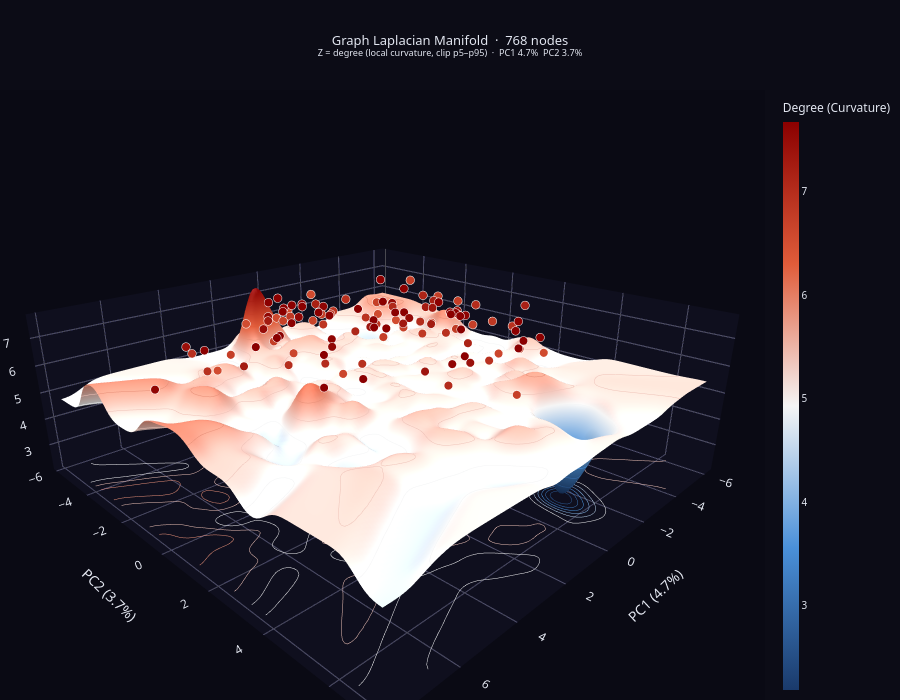

Notebook code for this chart:
### Markdown cell above
Graph Laplacian

### Code cell
import numpy as np
import plotly.graph_objects as go
import scipy.sparse as sp
from scipy.sparse.linalg import eigsh
from sklearn.decomposition import PCA
from scipy.interpolate import griddata
from scipy.ndimage import gaussian_filter

# ── point to the meta-augmented embeddings & Laplacian ────────────────
rows = embs 

# ── Helpers ────────────────────────────────────────────────────────────
def gl_to_scipy(gl) -> sp.csr_matrix:
    raw = gl.to_csr()
    return sp.csr_matrix(
        (np.asarray(raw[0]), np.asarray(raw[1]), np.asarray(raw[2])),
        shape=gl.shape()
    )

L       = gl_to_scipy(gl)   # gl = gl_meta alias set in the build cell
n_nodes = L.shape[0]
degrees = np.array(L.diagonal(), dtype=np.float64)




# ── Clip outliers ──────────────────────────────────────────────────────
p95  = np.percentile(degrees, 95)
p05  = np.percentile(degrees, 5)
z_pts = np.clip(degrees, p05, p95)


# ── 2D layout: rows (PCA) if available, else spectral embedding ────────
try:
    # 'rows' must be a (N, D) array-like already in scope
    if 'rows' not in dir() or rows is None:
        raise NameError("rows not defined")
    embs_2d  = np.array(rows[:n_nodes], dtype=np.float32)
    pca      = PCA(n_components=2)
    xy       = pca.fit_transform(embs_2d)
    x_pts, y_pts = xy[:, 0], xy[:, 1]
    var          = pca.explained_variance_ratio_
    x_label      = f'PC1 ({var[0]*100:.1f}%)'
    y_label      = f'PC2 ({var[1]*100:.1f}%)'
    subtitle     = f'PC1 {var[0]*100:.1f}%  PC2 {var[1]*100:.1f}%'

except NameError:
    # ── Fallback: Fiedler spectral embedding from L itself ────────────
    # Use the 2nd & 3rd smallest eigenvectors (skip trivial constant vec)
    k_eig = min(4, n_nodes - 1)          # need at least 3 eigenvectors
    vals, vecs = eigsh(
        L.astype(np.float64), k=k_eig, which='SM', tol=1e-5, maxiter=3000
    )
    order     = np.argsort(vals)         # sort ascending by eigenvalue
    vecs      = vecs[:, order]
    x_pts     = vecs[:, 1]              # Fiedler vector  (λ₂)
    y_pts     = vecs[:, 2]              # next eigenvector (λ₃)
    var       = None
    x_label   = f'Fiedler v (λ₂={vals[order[1]]:.3f})'
    y_label   = f'Spectral v (λ₃={vals[order[2]]:.3f})'
    subtitle  = 'spectral embedding  ·  Fiedler (λ₂) × λ₃'


# ── Interpolation on a fine grid ───────────────────────────────────────
grid_res = 120
xi = np.linspace(x_pts.min(), x_pts.max(), grid_res)
yi = np.linspace(y_pts.min(), y_pts.max(), grid_res)
Xi, Yi = np.meshgrid(xi, yi)

Zi      = griddata((x_pts, y_pts), z_pts, (Xi, Yi), method='cubic')
Zi_near = griddata((x_pts, y_pts), z_pts, (Xi, Yi), method='nearest')
Zi[np.isnan(Zi)] = Zi_near[np.isnan(Zi)]
Zi = gaussian_filter(Zi, sigma=2.5)


# ── Colorscale ────────────────────────────────────────────────────────
colorscale = [
    [0.0,  '#1a3a6b'],
    [0.25, '#4a90d9'],
    [0.5,  '#f5f5f5'],
    [0.75, '#e05c3a'],
    [1.0,  '#8b0000'],
]


# ── Surface ───────────────────────────────────────────────────────────
surface = go.Surface(
    x=Xi, y=Yi, z=Zi,
    colorscale=colorscale,
    opacity=1.0,
    showscale=True,
    colorbar=dict(
        title=dict(text='Degree (Curvature)', font=dict(size=12)),
        thickness=16, x=1.01, tickfont=dict(size=10),
    ),
    contours=dict(
        z=dict(
            show=True,
            usecolormap=True,
            highlightcolor='rgba(255,255,255,0.6)',
            project_z=True,
            start=float(Zi.min()),
            end=float(Zi.max()),
            size=(Zi.max() - Zi.min()) / 12,
        )
    ),
    lighting=dict(ambient=0.7, diffuse=0.9, specular=0.2,
                  roughness=0.6, fresnel=0.1),
    lightposition=dict(x=1000, y=1000, z=2000),
    hoverinfo='skip',
    name='Manifold',
)


# ── Hub-node scatter (top 15 % by degree) ─────────────────────────────
top_idx = np.where(degrees > np.percentile(degrees, 85))[0]
node_scatter = go.Scatter3d(
    x=x_pts[top_idx], y=y_pts[top_idx], z=z_pts[top_idx] + 1,
    mode='markers',
    marker=dict(
        size=5,
        color=degrees[top_idx],
        colorscale=colorscale,
        cmin=p05, cmax=p95,
        opacity=1.0,
        line=dict(width=0.8, color='white'),
    ),
    text=[f'Node {i}<br>degree={degrees[i]:.2f}' for i in top_idx],
    hoverinfo='text',
    name='Hub nodes (top 15%)',
)


# ── Figure ─────────────────────────────────────────────────────────────
fig = go.Figure(
    data=[surface, node_scatter],
    layout=go.Layout(
        title=dict(
            text=(
                f'Graph Laplacian Manifold  ·  {n_nodes} nodes<br>'
                f'<sup>Z = degree (local curvature, clip p5–p95)  ·  {subtitle}</sup>'
            ),
            x=0.5, font=dict(size=13, color='#e2e6f0'),
        ),
        scene=dict(
            xaxis=dict(title=x_label,
                       showgrid=True, gridcolor='rgba(100,100,160,0.25)',
                       backgroundcolor='rgb(15,15,30)', zeroline=False),
            yaxis=dict(title=y_label,
                       showgrid=True, gridcolor='rgba(100,100,160,0.25)',
                       backgroundcolor='rgb(15,15,30)', zeroline=False),
            zaxis=dict(title='Degree L_ii',
                       showgrid=True, gridcolor='rgba(100,100,160,0.25)',
                       backgroundcolor='rgb(15,15,30)', zeroline=False),
            bgcolor='rgb(10,10,20)',
            camera=dict(eye=dict(x=1.6, y=1.6, z=0.9),
                        up=dict(x=0, y=0, z=1)),
            aspectmode='manual',
            aspectratio=dict(x=1.6, y=1.6, z=0.55),
        ),
        paper_bgcolor='rgb(12,12,22)',
        font=dict(color='#e2e6f0', family='system-ui, sans-serif'),
        legend=dict(x=0.02, y=0.98, bgcolor='rgba(0,0,0,0.5)',
                    font=dict(size=11)),
        margin=dict(l=0, r=0, t=90, b=0),
        height=700,
    )
)

fig.show(renderer="vscode")

### Figure 1 — Plotly figure (JSON) as saved in the notebook; plotly's stock layout.template omitted (floating-point values rounded to 4 significant figures; data arrays with more than 128 entries replaced by an {"elided": "..."} marker saying what was removed)
{"data": [{"colorbar": {"thickness": 16, "tickfont": {"size": 10}, "title": {"font": {"size": 12}, "text": "Degree (Curvature)"}, "x": 1.01}, "colorscale": [[0, "#1a3a6b"], [0.25, "#4a90d9"], [0.5, "#f5f5f5"], [0.75, "#e05c3a"], [1, "#8b0000"]], "contours": {"z": {"end": 7.673, "highlightcolor": "rgba(255,255,255,0.6)", "project": {"z": true}, "show": true, "size": 0.4574, "start": 2.184, "usecolormap": true}}, "hoverinfo": "skip", "lighting": {"ambient": 0.7, "diffuse": 0.9, "fresnel": 0.1, "roughness": 0.6, "specular": 0.2}, "lightposition": {"x": 1000, "y": 1000, "z": 2000}, "name": "Manifold", "opacity": 1, "showscale": true, "type": "surface", "x": {"elided": "120x120 float values"}, "y": {"elided": "120x120 float values"}, "z": {"elided": "120x120 float values"}}, {"hoverinfo": "text", "marker": {"cmax": 6.1, "cmin": 4.468, "color": [216.9, 6.127, 5.826, 5.769, 5.847, 5.772, 6.131, 199.3, 5.881, 6.163, 6.154, 5.823, 5.826, 6.004, 216.8, 5.767, 6.148, 5.874, 5.808, 5.941, 241.4, 5.955, 6.13, 197.6, 5.933, 5.979, 5.861, 142.9, 5.882, 6.091, 5.773, 233.1, 5.984, 5.919, 5.791, 6.017, 5.861, 6.261, 5.814, 5.984, 210.8, 5.886, 5.946, 5.826, 6.186, 5.762, 5.898, 5.83, 174.7, 6.067, 5.818, 6.05, 6.306, 236.5, 5.906, 6.253, 6.003, 6.058, 224.1, 5.816, 5.844, 5.885, 5.992, 183.9, 6.196, 5.787, 6.071, 5.812, 229.2, 5.905, 5.848, 6.076, 212.1, 5.764, 6.105, 5.765, 5.82, 6.073, 6.07, 5.885, 149.3, 5.853, 5.759, 6.028, 6.128, 5.799, 5.804, 234.5, 5.859, 6.251, 5.957, 6.292, 6.241, 190.2, 6.045, 5.981, 5.881, 163.5, 6.228, 6.077, 5.956, 5.904, 5.881, 215.4, 6.075, 5.819, 6.007, 6.23, 5.883, 155.7, 5.903, 5.849, 5.792, 6.025, 6.795, 5.764], "colorscale": [[0, "#1a3a6b"], [0.25, "#4a90d9"], [0.5, "#f5f5f5"], [0.75, "#e05c3a"], [1, "#8b0000"]], "line": {"color": "white", "width": 0.8}, "opacity": 1, "size": 5}, "mode": "markers", "name": "Hub nodes (top 15%)", "text": ["Node 0<br>degree=216.86", "Node 6<br>degree=6.13", "Node 8<br>degree=5.83", "Node 10<br>degree=5.77", "Node 13<br>degree=5.85", "Node 18<br>degree=5.77", "Node 28<br>degree=6.13", "Node 38<br>degree=199.33", "Node 45<br>degree=5.88", "Node 48<br>degree=6.16", "Node 58<br>degree=6.15", "Node 63<br>degree=5.82", "Node 64<br>degree=5.83", "Node 68<br>degree=6.00", "Node 76<br>degree=216.79", "Node 78<br>degree=5.77", "Node 86<br>degree=6.15", "Node 87<br>degree=5.87", "Node 92<br>degree=5.81", "Node 110<br>degree=5.94", "Node 114<br>degree=241.36", "Node 120<br>degree=5.95", "Node 124<br>degree=6.13", "Node 152<br>degree=197.58", "Node 154<br>degree=5.93", "Node 155<br>degree=5.98", "Node 164<br>degree=5.86", "Node 190<br>degree=142.95", "Node 204<br>degree=5.88", "Node 211<br>degree=6.09", "Node 212<br>degree=5.77", "Node 228<br>degree=233.11", "Node 234<br>degree=5.98", "Node 238<br>degree=5.92", "Node 240<br>degree=5.79", "Node 247<br>degree=6.02", "Node 248<br>degree=5.86", "Node 256<br>degree=6.26", "Node 259<br>degree=5.81", "Node 262<br>degree=5.98", "Node 266<br>degree=210.77", "Node 269<br>degree=5.89", "Node 277<br>degree=5.95", "Node 286<br>degree=5.83", "Node 290<br>degree=6.19", "Node 294<br>degree=5.76", "Node 297<br>degree=5.90", "Node 301<br>degree=5.83", "Node 304<br>degree=174.69", "Node 314<br>degree=6.07", "Node 319<br>degree=5.82", "Node 320<br>degree=6.05", "Node 332<br>degree=6.31", "Node 342<br>degree=236.45", "Node 366<br>degree=5.91", "Node 370<br>degree=6.25", "Node 374<br>degree=6.00", "Node 376<br>degree=6.06", "Node 380<br>degree=224.05", "Node 382<br>degree=5.82", "Node 408<br>degree=5.84", "Node 410<br>degree=5.89", "Node 411<br>degree=5.99", "Node 418<br>degree=183.95", "Node 420<br>degree=6.20", "Node 421<br>degree=5.79", "Node 428<br>degree=6.07", "Node 449<br>degree=5.81", "Node 456<br>degree=229.20", "Node 460<br>degree=5.91", "Node 486<br>degree=5.85", "Node 490<br>degree=6.08", "Node 494<br>degree=212.13", "Node 496<br>degree=5.76", "Node 503<br>degree=6.10", "Node 504<br>degree=5.76", "Node 508<br>degree=5.82", "Node 518<br>degree=6.07", "Node 522<br>degree=6.07", "Node 523<br>degree=5.89", "Node 532<br>degree=149.25", "Node 533<br>degree=5.85", "Node 540<br>degree=5.76", "Node 542<br>degree=6.03", "Node 550<br>degree=6.13", "Node 552<br>degree=5.80", "Node 557<br>degree=5.80", "Node 570<br>degree=234.51", "Node 572<br>degree=5.86", "Node 588<br>degree=6.25", "Node 592<br>degree=5.96", "Node 595<br>degree=6.29", "Node 598<br>degree=6.24", "Node 608<br>degree=190.20", "Node 622<br>degree=6.04", "Node 630<br>degree=5.98", "Node 632<br>degree=5.88", "Node 646<br>degree=163.50", "Node 664<br>degree=6.23", "Node 667<br>degree=6.08", "Node 674<br>degree=5.96", "Node 676<br>degree=5.90", "Node 681<br>degree=5.88", "Node 684<br>degree=215.43", "Node 685<br>degree=6.08", "Node 696<br>degree=5.82", "Node 705<br>degree=6.01", "Node 712<br>degree=6.23", "Node 716<br>degree=5.88", "Node 722<br>degree=155.72", "Node 723<br>degree=5.90", "Node 746<br>degree=5.85", "Node 750<br>degree=5.79", "Node 759<br>degree=6.03", "Node 760<br>degree=6.79", "Node 764<br>degree=5.76"], "type": "scatter3d", "x": [0.4512, 1.013, -4.619, -1.446, -0.1339, 1.309, -2.308, 4.186, 5.983, -3.265, 0.5445, 4.678, -4.593, -3.085, -1.958, -1.885, 0.5367, -0.6196, 1.443, -4.019, -1.258, -5.418, 0.2437, -2.364, 0.8215, 5.205, -0.3455, 3.043, 5.485, -2.621, -1.582, 0.6468, -1.321, -2.145, 3.433, 0.3299, 0.8862, -1.464, -2.601, 2.115, -3.858, -3.02, -0.6633, 3.051, -2.542, -1.959, 4.181, 0.06334, 3.236, 1.287, -2.41, -2.176, -0.09806, 0.3272, -1.46, -0.9591, -2.79, -1.173, 0.2734, 1.469, -1.782, -1.144, -0.7204, 5.384, 3.823, -0.8648, 2.595, -0.7946, -4.303, 3.412, -0.6476, -0.1209, -2.594, 2.434, 3.282, 5.609, 0.4081, 1.333, 1.977, -3.186, 4.908, -3.268, 0.3763, 5.477, 1.313, -1.624, 0.7297, -3.218, -0.4233, -2.259, -3.675, -2.41, -1.644, 0.5838, 2.874, -2.75, -1.778, 0.4611, 0.9289, 2.138, -0.4043, -4.412, 0.01807, -0.6847, 7.841, -5.828, 2.154, 1.952, 2.679, -1.241, 2.324, 1.021, 3.278, 0.8177, 1.017, -1.34], "y": [-3.314, -5.063, -1.785, -1.737, -2.597, -3.608, 2.894, -1.007, -0.7227, -0.6876, -2.431, -1.503, -0.8935, 0.2167, -1.988, 4.091, -1.947, -1.496, -3.121, -1.974, 1.734, 1.233, -3.558, 0.5136, -0.5412, -0.2114, -0.776, -1.355, -2.168, 0.879, -5.144, 3.287, 0.5754, -1.717, 1.588, -0.3959, -1.863, -0.6274, 1.185, -3.029, -2.716, 0.3116, 2.427, -1.635, 0.3422, 0.08123, 0.3367, -2.816, -1.254, -2.537, -2.689, -1.772, -0.6664, -4.703, 0.03421, 3.865, -0.5597, -0.1674, 0.192, 5.412, 1.163, 1.281, -0.02151, -1.699, 2.674, 3.314, 0.3186, -0.07147, -4.255, 0.9075, 0.7937, -2.927, 0.5195, -3.744, 0.7255, -0.8191, 0.1998, 3.41, -3.193, 2.216, 2.459, 1.441, -4.133, -2.448, -3.27, 3.49, -2.511, 2.394, -2.782, 3.724, -1.219, 0.836, 3.578, -3.676, -2.313, -0.8126, -3.558, -0.1205, -4.458, -0.1721, -3.601, -0.01698, 3.616, -1.9, -0.1335, -4.104, 3.201, -2.106, 1.534, -0.8061, 4.063, -3.265, -0.5093, 3.591, -3.573, -0.8589], "z": [7.1, 7.1, 6.826, 6.769, 6.847, 6.772, 7.1, 7.1, 6.881, 7.1, 7.1, 6.823, 6.826, 7.004, 7.1, 6.767, 7.1, 6.874, 6.808, 6.941, 7.1, 6.955, 7.1, 7.1, 6.933, 6.979, 6.861, 7.1, 6.882, 7.091, 6.773, 7.1, 6.984, 6.919, 6.791, 7.017, 6.861, 7.1, 6.814, 6.984, 7.1, 6.886, 6.946, 6.826, 7.1, 6.762, 6.898, 6.83, 7.1, 7.067, 6.818, 7.05, 7.1, 7.1, 6.906, 7.1, 7.003, 7.058, 7.1, 6.816, 6.844, 6.885, 6.992, 7.1, 7.1, 6.787, 7.071, 6.812, 7.1, 6.905, 6.848, 7.076, 7.1, 6.764, 7.1, 6.765, 6.82, 7.073, 7.07, 6.885, 7.1, 6.853, 6.759, 7.028, 7.1, 6.799, 6.804, 7.1, 6.859, 7.1, 6.957, 7.1, 7.1, 7.1, 7.045, 6.981, 6.881, 7.1, 7.1, 7.077, 6.956, 6.904, 6.881, 7.1, 7.075, 6.819, 7.007, 7.1, 6.883, 7.1, 6.903, 6.849, 6.792, 7.025, 7.1, 6.764]}], "layout": {"font": {"color": "#e2e6f0", "family": "system-ui, sans-serif"}, "height": 700, "legend": {"bgcolor": "rgba(0,0,0,0.5)", "font": {"size": 11}, "x": 0.02, "y": 0.98}, "margin": {"b": 0, "l": 0, "r": 0, "t": 90}, "paper_bgcolor": "rgb(12,12,22)", "scene": {"aspectmode": "manual", "aspectratio": {"x": 1.6, "y": 1.6, "z": 0.55}, "bgcolor": "rgb(10,10,20)", "camera": {"eye": {"x": 1.6, "y": 1.6, "z": 0.9}, "up": {"x": 0, "y": 0, "z": 1}}, "xaxis": {"backgroundcolor": "rgb(15,15,30)", "gridcolor": "rgba(100,100,160,0.25)", "showgrid": true, "title": {"text": "PC1 (4.7%)"}, "zeroline": false}, "yaxis": {"backgroundcolor": "rgb(15,15,30)", "gridcolor": "rgba(100,100,160,0.25)", "showgrid": true, "title": {"text": "PC2 (3.7%)"}, "zeroline": false}, "zaxis": {"backgroundcolor": "rgb(15,15,30)", "gridcolor": "rgba(100,100,160,0.25)", "showgrid": true, "title": {"text": "Degree L_ii"}, "zeroline": false}}, "title": {"font": {"color": "#e2e6f0", "size": 13}, "text": "Graph Laplacian Manifold  ·  768 nodes<br><sup>Z = degree (local curvature, clip p5–p95)  ·  PC1 4.7%  PC2 3.7%</sup>", "x": 0.5}}}
